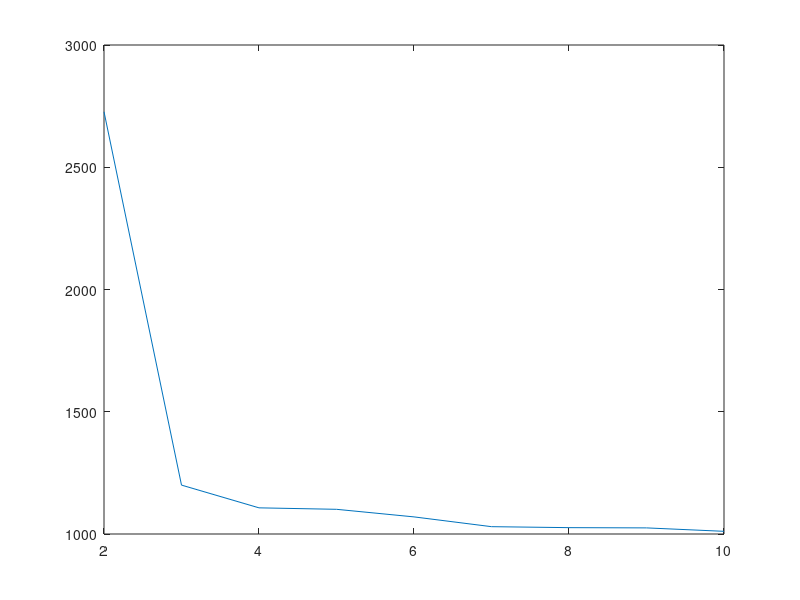

Recreate this plot in MATLAB.
x=2:10
y=[2727,1200,1107,1101,1070,1030,1026,1025,1011]
plot(x,y)
%See novel.png it's power distribution


%Generate values from a normal distribution with mean 80 and standard
%deviation 40
v=40+80.*randn(30,1)

%Class of 30 students merged with class of 20 students. 
%The average mark at a test in the first class is 80, and in the second class, 60. 
%What is the average mark in the merged class?
(30*80+20*60)/(30+20)

%median of following equation is 3. 
%x is 1.
(2*x-3 + 3*x+2 + x-1 + 4*x+2+ 2*x+3)/5

x=1
v=[2*x-3, 3*x+2, x-1, 4*x+2, 2*x+3]
%  -1     5     0     6     5
median(sort(v))
%5
